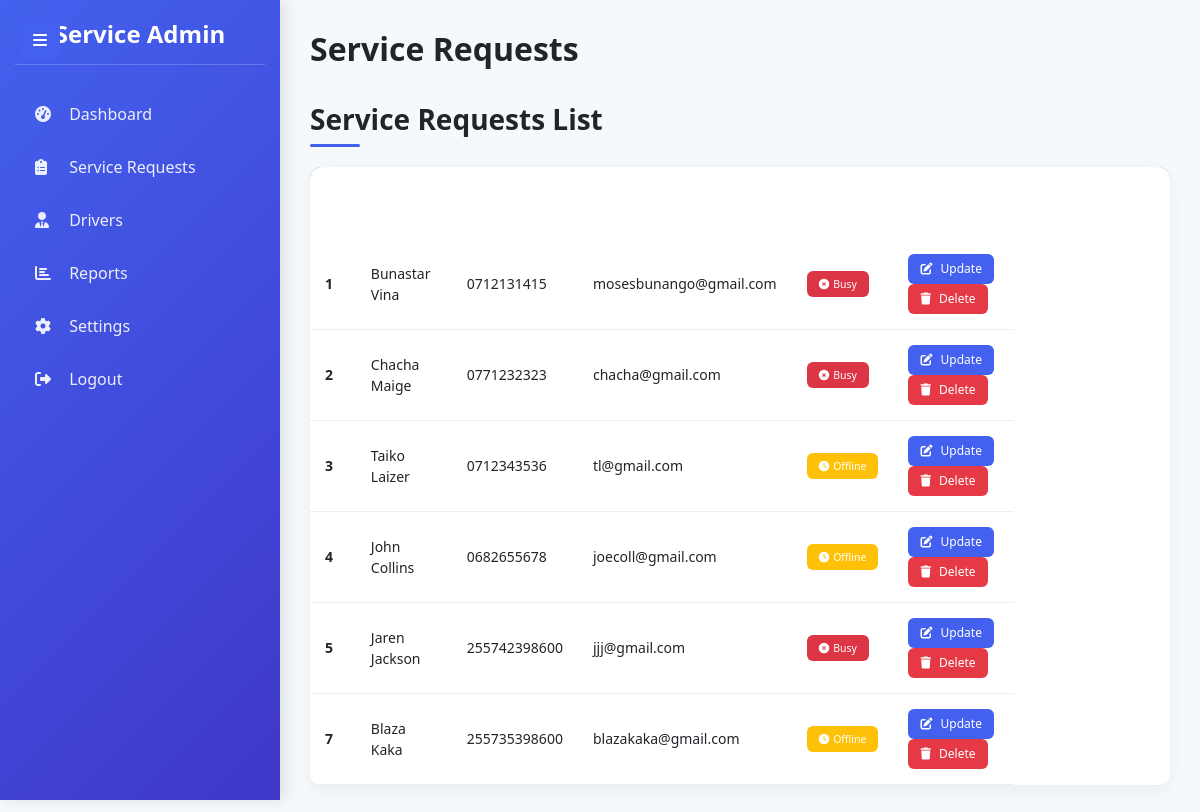
/drivers2.php (signed in), run on an earlier commit of the app's database.
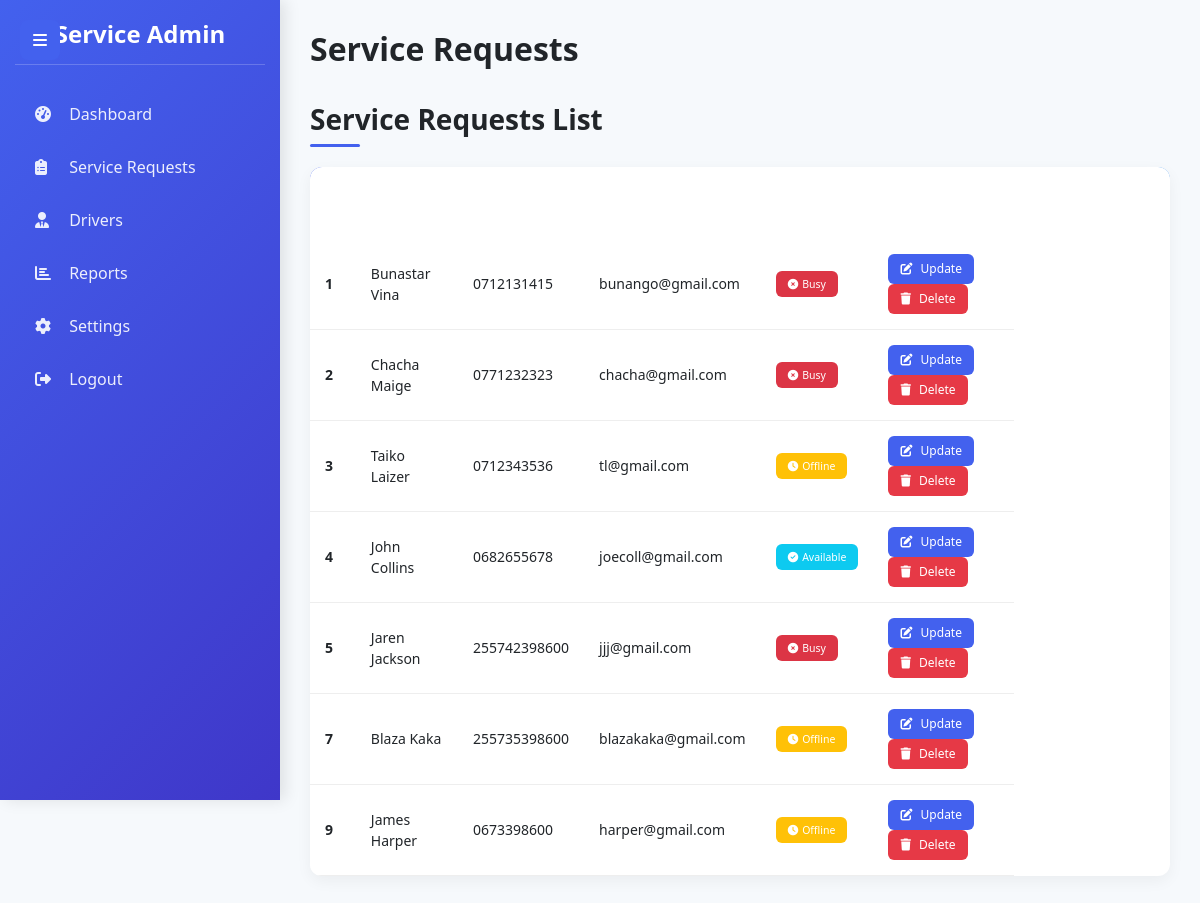
And on a later commit of the database.
### tables this page shows
CREATE TABLE `drivers` (
  `id` int(11) NOT NULL,
  `name` varchar(255) NOT NULL,
  `phone` varchar(20) NOT NULL,
  `email` varchar(255) NOT NULL,
  `role` text NOT NULL DEFAULT '\'driver\'',
  `password` varchar(255) NOT NULL DEFAULT '$2y$10$CaqjoRyl9mLWy1Ys0wjHHeFWxXXdQfTYsVmzX7WPTKCG8j9icVNPC',
  `availability_status` enum('Available','Offline','Busy') DEFAULT 'Offline',
  `created_at` timestamp NOT NULL DEFAULT current_timestamp(),
  `updated_at` timestamp NOT NULL DEFAULT current_timestamp() ON UPDATE current_timestamp()
);

### drivers2.php (the view, shortened to what this page needs)
<?php
include('php/db.php');
$current_page = basename($_SERVER['PHP_SELF']);
$query = "SELECT * FROM drivers";
$result = mysqli_query($conn, $query);
?>
<!DOCTYPE html>
<html lang="en">
<head>
    <link href="https://cdn.jsdelivr.net/npm/bootstrap@5.3.0/dist/css/bootstrap.min.css" rel="stylesheet">
    <link rel="stylesheet" href="https://cdnjs.cloudflare.com/ajax/libs/font-awesome/6.4.0/css/all.min.css">
</head>
<body>
    <button class="toggle-btn" id="toggleSidebar">
        <i class="fas fa-bars"></i>
    </button>
    <div class="sidebar" id="sidebar">
        <h4>Service Admin</h4>
        <a href="dashboard.php" class="<?= ($current_page == 'dashboard.php') ? 'active' : '' ?>">
            <i class="fas fa-tachometer-alt"></i> Dashboard
        </a>
        <a href="service_requests.php" class="<?= ($current_page == 'service_requests.php') ? 'active' : '' ?>">
            <i class="fas fa-clipboard-list"></i> Service Requests
        </a>
        <a href="drivers.php" class="<?= ($current_page == 'drivers.php') ? 'active' : '' ?>">
            <i class="fas fa-user-tie"></i> Drivers
        </a>
        <a href="reports.php" class="<?= ($current_page == 'reports.php') ? 'active' : '' ?>">
            <i class="fas fa-chart-bar"></i> Reports
        </a>
        <a href="settings.php" class="<?= ($current_page == 'settings.php') ? 'active' : '' ?>">
            <i class="fas fa-cog"></i> Settings
        </a>
        <a href="php/logout.php">
            <i class="fas fa-sign-out-alt"></i> Logout
        </a>
    </div>
    <div class="content" id="content">
        <div class="dashboard-header">
            <h2>Service Requests</h2>
        </div>
        <h3 class="section-header">Service Requests List</h3>
        <div class="request-table">
            <table class="table table-hover mb-0">
                <thead>
                    <tr>
                        <th>ID</th>
                        <th>Client Name</th>
                        <th>Phone</th>
                        <th>Location</th>
                        <th>Issue</th>
                        <th>Status</th>
                        <th>Driver</th>
                        <th>Actions</th>
                    </tr>
                </thead>
                <tbody>
                    <?php while($row = mysqli_fetch_assoc($result)): ?>
                        <tr>
                            <td><strong><?= $row['id'] ?></strong></td>
                            <td><?= $row['name'] ?></td>
                            <td><?= $row['phone'] ?></td>
                            <td><?= $row['email'] ?></td>
                            <td>
                                <?php
                                $statusClass = 'bg-secondary';
                                $statusIcon = '';
                                if ($row['availability_status'] == 'Offline') {
                                    $statusClass = 'bg-warning';
                                    $statusIcon = '<i class="fas fa-clock me-1"></i>';
                                } elseif ($row['availability_status'] == 'Available') {
                                    $statusClass = 'bg-info';
                                    $statusIcon = '<i class="fas fa-check-circle me-1"></i>';
                                } elseif ($row['availability_status'] == 'Busy') {
                                    $statusClass = 'bg-danger';
                                    $statusIcon = '<i class="fas fa-times-circle me-1"></i>';
                                }
                                ?>
                                <span class="badge <?= $statusClass ?>"><?= $statusIcon . $row['availability_status'] ?></span>
                            </td>
                            <td>
                                <button class="btn action-btn btn-update" data-bs-toggle="modal" data-bs-target="#updateDriver" data-id="<?= $row['id'] ?>">
                                    <i class="fas fa-edit"></i> Update
                                </button>
                                <button class="btn action-btn btn-delete" data-bs-toggle="modal" data-bs-target="#deleteDriver" data-id="<?= $row['id'] ?>">
                                    <i class="fas fa-trash"></i> Delete
                                </button>
                            </td>
                        </tr>
                    <?php endwhile; ?>
                </tbody>
            </table>
        </div>
    </div>
</body>
</html>

What changed in the data, as far as the page shows it:
changed drivers "Bunastar Vina": email "mosesbunango@gmail.com" → "bunango@gmail.com"
changed drivers "John Collins": availability_status "Offline" → "Available"
added drivers: id "9", name "James Harper", phone "0673398600", email "harper@gmail.com", availability_status "Offline"
